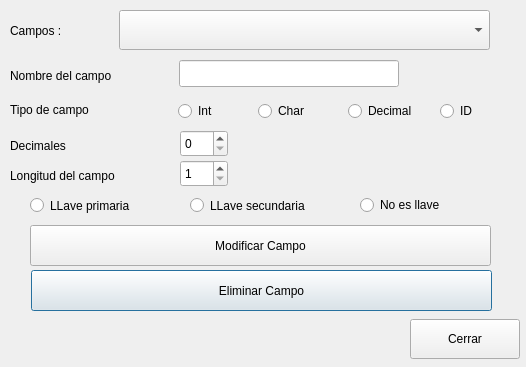
<?xml version="1.0" encoding="UTF-8"?>
<ui version="4.0">
 <class>OperacionesCampos</class>
 <widget class="QDialog" name="OperacionesCampos">
  <property name="geometry">
   <rect>
    <x>0</x>
    <y>0</y>
    <width>526</width>
    <height>367</height>
   </rect>
  </property>
  <property name="windowTitle">
   <string>Dialog</string>
  </property>
  <widget class="QRadioButton" name="rb_decimal">
   <property name="geometry">
    <rect>
     <x>348</x>
     <y>100</y>
     <width>91</width>
     <height>22</height>
    </rect>
   </property>
   <property name="text">
    <string>Decimal</string>
   </property>
   <attribute name="buttonGroup">
    <string notr="true">fileType</string>
   </attribute>
  </widget>
  <widget class="QRadioButton" name="rb_char">
   <property name="geometry">
    <rect>
     <x>258</x>
     <y>100</y>
     <width>71</width>
     <height>22</height>
    </rect>
   </property>
   <property name="text">
    <string>Char</string>
   </property>
   <attribute name="buttonGroup">
    <string notr="true">fileType</string>
   </attribute>
  </widget>
  <widget class="QRadioButton" name="rb_noEsLLave">
   <property name="geometry">
    <rect>
     <x>360</x>
     <y>194</y>
     <width>117</width>
     <height>22</height>
    </rect>
   </property>
   <property name="text">
    <string>No es llave</string>
   </property>
   <attribute name="buttonGroup">
    <string notr="true">llaves</string>
   </attribute>
  </widget>
  <widget class="QSpinBox" name="sp_decimales">
   <property name="geometry">
    <rect>
     <x>180</x>
     <y>130</y>
     <width>48</width>
     <height>27</height>
    </rect>
   </property>
   <property name="minimum">
    <number>0</number>
   </property>
   <property name="maximum">
    <number>5</number>
   </property>
   <property name="singleStep">
    <number>1</number>
   </property>
   <property name="value">
    <number>0</number>
   </property>
  </widget>
  <widget class="QLineEdit" name="txt_nameCampo">
   <property name="geometry">
    <rect>
     <x>179</x>
     <y>60</y>
     <width>220</width>
     <height>27</height>
    </rect>
   </property>
  </widget>
  <widget class="QRadioButton" name="rb_primaria">
   <property name="geometry">
    <rect>
     <x>30</x>
     <y>190</y>
     <width>131</width>
     <height>31</height>
    </rect>
   </property>
   <property name="text">
    <string>LLave primaria</string>
   </property>
   <attribute name="buttonGroup">
    <string notr="true">llaves</string>
   </attribute>
  </widget>
  <widget class="QLabel" name="label_6">
   <property name="geometry">
    <rect>
     <x>10</x>
     <y>130</y>
     <width>141</width>
     <height>31</height>
    </rect>
   </property>
   <property name="text">
    <string>Decimales</string>
   </property>
  </widget>
  <widget class="QLabel" name="label_5">
   <property name="geometry">
    <rect>
     <x>10</x>
     <y>160</y>
     <width>141</width>
     <height>31</height>
    </rect>
   </property>
   <property name="text">
    <string>Longitud del campo</string>
   </property>
  </widget>
  <widget class="QSpinBox" name="sp_longitud">
   <property name="geometry">
    <rect>
     <x>180</x>
     <y>160</y>
     <width>48</width>
     <height>27</height>
    </rect>
   </property>
   <property name="minimum">
    <number>1</number>
   </property>
  </widget>
  <widget class="QLabel" name="label_3">
   <property name="geometry">
    <rect>
     <x>10</x>
     <y>60</y>
     <width>141</width>
     <height>31</height>
    </rect>
   </property>
   <property name="text">
    <string>Nombre del campo</string>
   </property>
  </widget>
  <widget class="QRadioButton" name="rb_int">
   <property name="geometry">
    <rect>
     <x>178</x>
     <y>100</y>
     <width>51</width>
     <height>22</height>
    </rect>
   </property>
   <property name="text">
    <string>Int</string>
   </property>
   <attribute name="buttonGroup">
    <string notr="true">fileType</string>
   </attribute>
  </widget>
  <widget class="QRadioButton" name="rb_ID">
   <property name="geometry">
    <rect>
     <x>440</x>
     <y>100</y>
     <width>81</width>
     <height>22</height>
    </rect>
   </property>
   <property name="text">
    <string>ID</string>
   </property>
   <attribute name="buttonGroup">
    <string notr="true">fileType</string>
   </attribute>
  </widget>
  <widget class="QLabel" name="label_4">
   <property name="geometry">
    <rect>
     <x>10</x>
     <y>94</y>
     <width>111</width>
     <height>31</height>
    </rect>
   </property>
   <property name="text">
    <string>Tipo de campo</string>
   </property>
  </widget>
  <widget class="QRadioButton" name="rb_secundaria">
   <property name="geometry">
    <rect>
     <x>190</x>
     <y>190</y>
     <width>141</width>
     <height>31</height>
    </rect>
   </property>
   <property name="text">
    <string>LLave secundaria</string>
   </property>
   <attribute name="buttonGroup">
    <string notr="true">llaves</string>
   </attribute>
  </widget>
  <widget class="QComboBox" name="cb_campos">
   <property name="geometry">
    <rect>
     <x>119</x>
     <y>10</y>
     <width>371</width>
     <height>40</height>
    </rect>
   </property>
  </widget>
  <widget class="QPushButton" name="btn_eliminarCampo">
   <property name="geometry">
    <rect>
     <x>31</x>
     <y>270</y>
     <width>461</width>
     <height>41</height>
    </rect>
   </property>
   <property name="text">
    <string>Eliminar Campo</string>
   </property>
  </widget>
  <widget class="QPushButton" name="btn_modificarCampo">
   <property name="geometry">
    <rect>
     <x>30</x>
     <y>225</y>
     <width>461</width>
     <height>41</height>
    </rect>
   </property>
   <property name="text">
    <string>Modificar Campo</string>
   </property>
  </widget>
  <widget class="QPushButton" name="btn_cerrar">
   <property name="geometry">
    <rect>
     <x>410</x>
     <y>319</y>
     <width>110</width>
     <height>40</height>
    </rect>
   </property>
   <property name="text">
    <string>Cerrar</string>
   </property>
  </widget>
  <widget class="QLabel" name="label">
   <property name="geometry">
    <rect>
     <x>10</x>
     <y>20</y>
     <width>101</width>
     <height>21</height>
    </rect>
   </property>
   <property name="text">
    <string>Campos :</string>
   </property>
  </widget>
 </widget>
 <resources/>
 <connections/>
 <buttongroups>
  <buttongroup name="fileType"/>
  <buttongroup name="llaves"/>
 </buttongroups>
</ui>
